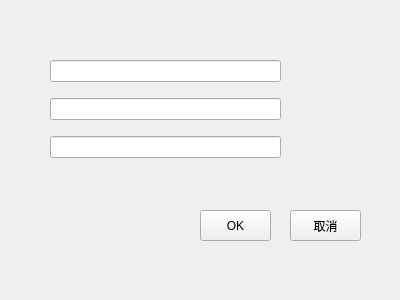
<?xml version="1.0" encoding="UTF-8"?>
<ui version="4.0">
 <class>Register</class>
 <widget class="QWidget" name="Register">
  <property name="geometry">
   <rect>
    <x>0</x>
    <y>0</y>
    <width>400</width>
    <height>300</height>
   </rect>
  </property>
  <property name="windowTitle">
   <string>Form</string>
  </property>
  <property name="layoutDirection">
   <enum>Qt::LeftToRight</enum>
  </property>
  <widget class="QPushButton" name="pb_ok">
   <property name="geometry">
    <rect>
     <x>200</x>
     <y>210</y>
     <width>71</width>
     <height>31</height>
    </rect>
   </property>
   <property name="text">
    <string>OK</string>
   </property>
  </widget>
  <widget class="QPushButton" name="pb_close">
   <property name="geometry">
    <rect>
     <x>290</x>
     <y>210</y>
     <width>71</width>
     <height>31</height>
    </rect>
   </property>
   <property name="text">
    <string>取消</string>
   </property>
  </widget>
  <widget class="QWidget" name="layoutWidget">
   <property name="geometry">
    <rect>
     <x>50</x>
     <y>50</y>
     <width>231</width>
     <height>121</height>
    </rect>
   </property>
   <layout class="QVBoxLayout" name="verticalLayout">
    <item>
     <layout class="QHBoxLayout" name="horizontalLayout_3" stretch="5">
      <item>
       <widget class="QLineEdit" name="le_name"/>
      </item>
     </layout>
    </item>
    <item>
     <layout class="QHBoxLayout" name="horizontalLayout_2" stretch="5">
      <item>
       <widget class="QLineEdit" name="le_password1"/>
      </item>
     </layout>
    </item>
    <item>
     <layout class="QHBoxLayout" name="horizontalLayout" stretch="5">
      <item>
       <widget class="QLineEdit" name="le_password2"/>
      </item>
     </layout>
    </item>
   </layout>
  </widget>
 </widget>
 <resources/>
 <connections/>
</ui>
